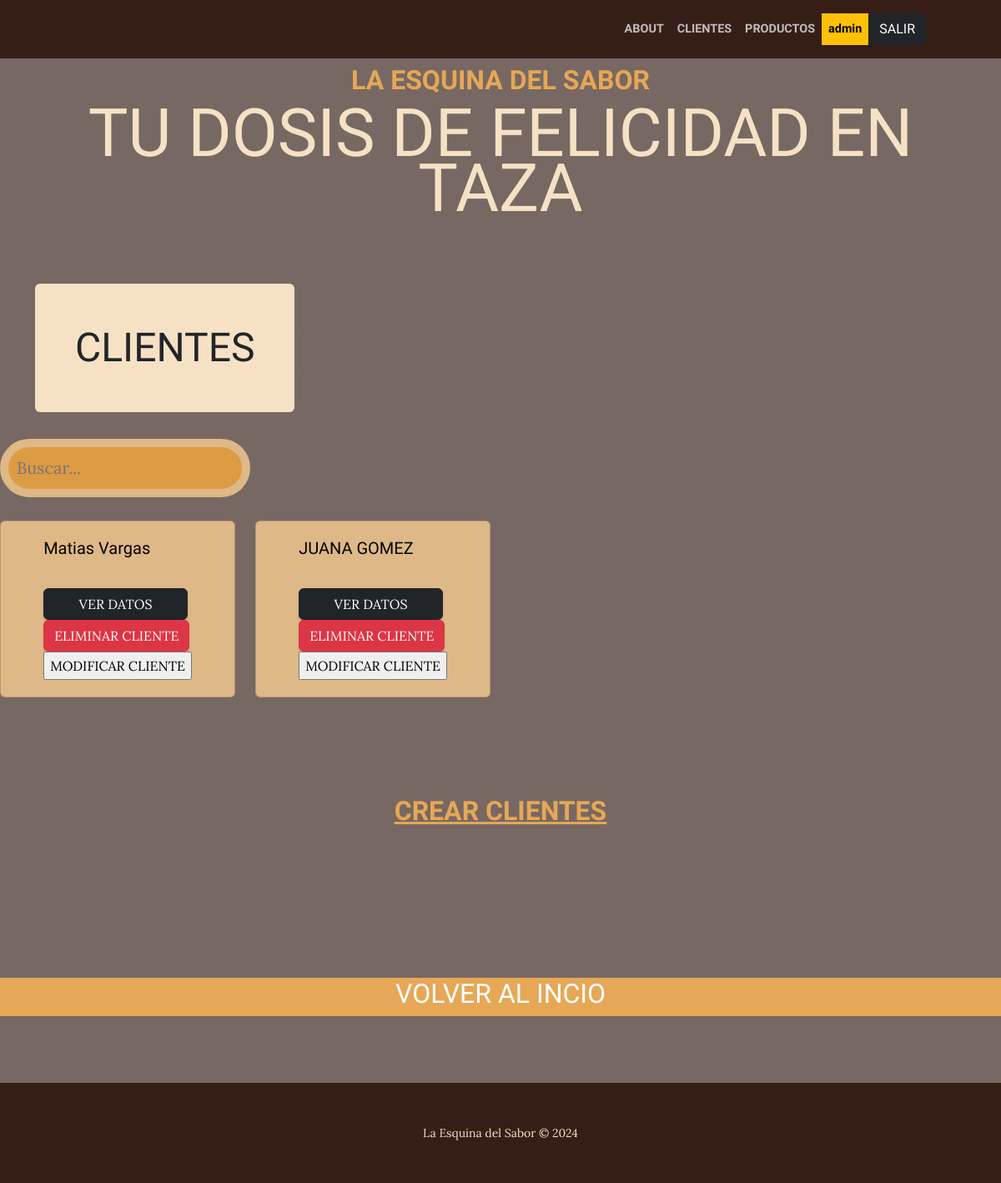
The page /cliente/ (signed in) on the database as committed earlier.
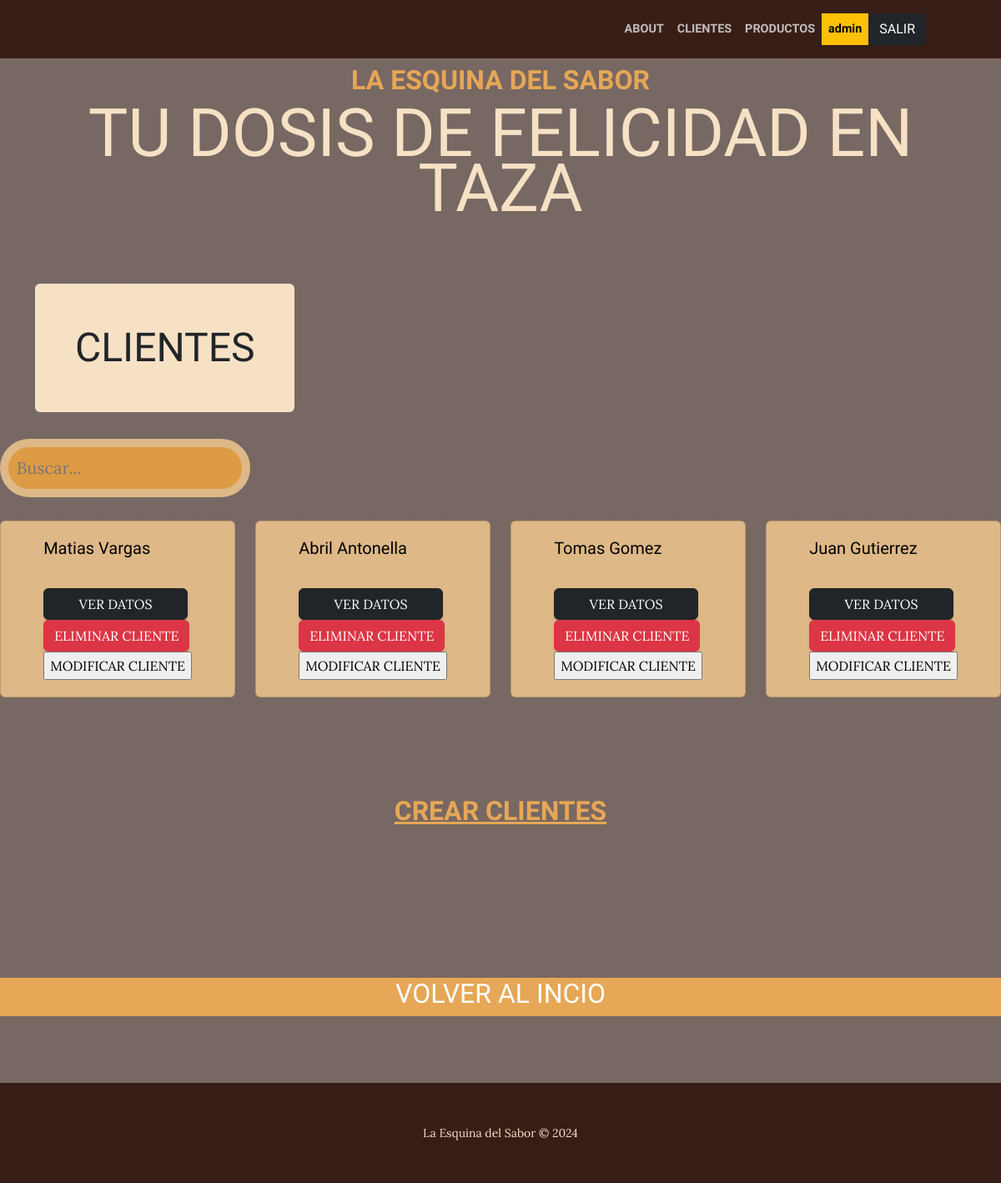
The same page on the database as committed later.
### cliente/models.py (models this page shows, shortened)
class cliente(models.Model):
        nombre = models.CharField(max_length=200)
        apellido = models.CharField(max_length=50)
        nacimiento = models.DateField(null=True)
        pais_origen_id = models.ForeignKey(Pais, on_delete=models.SET_NULL, null=True, verbose_name="País de origen")
        nivel_sus = models.ForeignKey(suscripcion, on_delete=models.SET_NULL, null=True, verbose_name="Nivel")

### cliente/views.py (the view)
# urls.py: path("",views.home,name="Home"),
def home(request):
    consulta = request.GET.get("consulta", None)
    if consulta:
        query = models.cliente.objects.filter(nombre__icontains=consulta)
    else:
        query = models.cliente.objects.all()
    context = {"clientes":query}
    return render(request,"cliente/index.html",context)

### cliente/templates/cliente/index.html (shortened to what this page needs)
{% extends 'core/base.html' %}
{% load static %}
    {% block  titulo%}
    <section class="page-section">
      <div class="container">
          <div class="product-item">
              <div class="product-item-title d-flex">
                  <div class="bg-faded p-5 d-flex me-auto rounded">
                      <h2 class="section-heading mb-0">
                          <span class="section-heading-lower">CLIENTES</span>
                      </h2>
                    </div>
              </div>
          </div>
        </div>
    </section>
    {% endblock titulo %}
    {% block contenido %}
    {% if user.is_authenticated %}
    {% if user.username == 'admin' %}
    <div class="col-md-3 pb-4">
        <div class="card-body align-self-md-center my-1">
          <form action="{% url 'cliente:Home' %}" method="get">
            <input type="text" name="consulta" placeholder="Buscar..." style="background-color: rgb(221, 155, 68); color: rgb(255, 254, 253);
              width: 100%; /* Full width */
              padding: 10px; /* Padding */
              border: 10px solid burlywood; /* Border */
              border-radius: 50px; /* Rounded corners */
              font-size: 20px; /* Font size */
            ">
          </form>
        </div>
      </div>
    <div class="row">
      {% for Cliente in clientes %}
      <div class="col-md-3 pb-4">
        <div class="card mb-3" style="background-color: burlywood; color: black;">  <div class="card-body align-self-md-center my-1 ">
            <h5 class="card-title text-nowrap">{{ Cliente.nombre }} {{Cliente.apellido}}</h5>
            <p class="card-text">
              <a href="{% url 'cliente:cliente_detail' Cliente.id  %}"><br>
                <input class="btn btn-dark" type="submit" value="       VER DATOS       "> </a>
              <a href="{% url 'cliente:cliente_delete' Cliente.id  %}"><br>
              <input class="btn btn-danger " type="submit" value="ELIMINAR CLIENTE"> </a>
              <a href="{% url 'cliente:cliente_update' Cliente.id  %}"><br>
                <input class="bottons" type="submit" value="MODIFICAR CLIENTE"> </a> </p>
          </div>
        </div>
      </div>
      {% endfor %}
  </div>
    <div class="fs-3 pb-4 ">
      <a href="{% url 'cliente:cliente_create' %}">
        <h1 class="site-heading text-center text-faded d-none d-lg-block">
        <span class="site-heading-upper text-primary mb-3">CREAR CLIENTES</span></a>
    </div>
    <a href="{% url 'core:Home' %}">
      <section class="page-section bg-primary" id="about">
        <div class="container px-4 px-lg-5">
            <div class="row gx-4 gx-lg-5 justify-content-center">
                <div class="col-lg-8 text-center">
                    <h2 class="text-white mt-0">VOLVER AL INCIO</h2>
                </div>
            </div>
        </div>
    </section>
    </a>
      <footer class="footer text-faded text-center py-5">
        <div class="container"><p class="m-0 small">La Esquina del Sabor &copy; 2024</p></div>
    </footer>
  {% endif %}
  {% endif %}
    {% endblock contenido%}

Rows that differ between the two databases and show on the page:
removed cliente: nombre "JUANA", apellido "GOMEZ"
added cliente: nombre "Abril", apellido "Antonella"
added cliente: nombre "Tomas", apellido "Gomez"
added cliente: nombre "Juan", apellido "Gutierrez"
